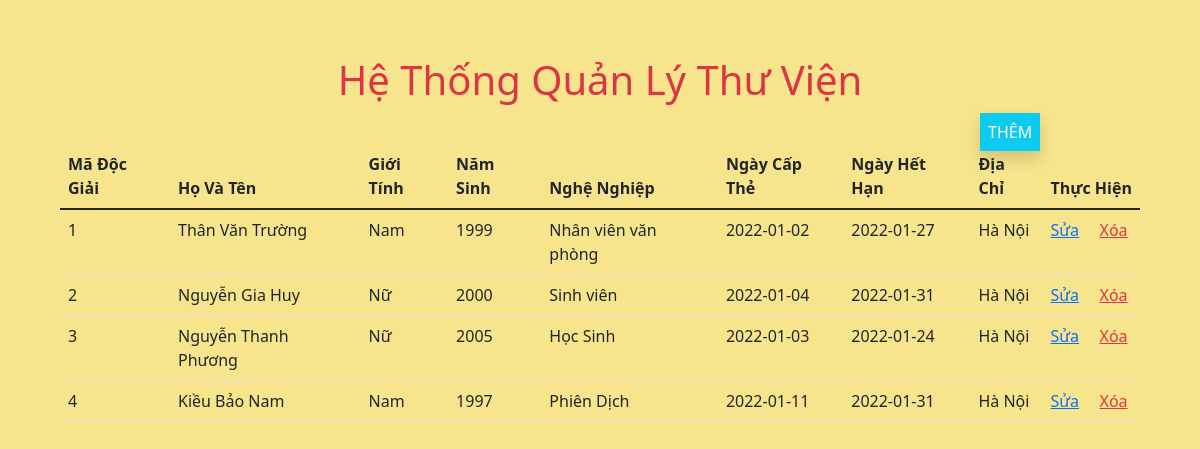
The app's page /src/detail.php with its own data.
### tables this page shows
CREATE TABLE `docgia` (
  `madg` int(20) NOT NULL,
  `hovaten` varchar(60) NOT NULL,
  `gioitinh` varchar(5) NOT NULL,
  `namsinh` int(10) NOT NULL,
  `nghenghiep` varchar(100) NOT NULL,
  `ngaycapthe` date NOT NULL,
  `ngayhethan` date NOT NULL,
  `diachi` varchar(300) NOT NULL
);

### src/detail.php (the view, shortened to what this page needs)
<?php
    include_once("./header_admin.php");
?>
<body>
    <div class="row main mx-5 my-5">
        <div class="col-12">
            <div class="row">
                <div class="col-12">
                    <h1 class="px-2 py-2 text-danger text-center">Hệ Thống Quản Lý Thư Viện</h1>
                </div>
            </div>
            <div class="row">
                <div class="col-4">
                </div>
                <div class="col-4"></div>
                <div class="col-2"></div>
                <div class="col-2"><a href="./add.php" class="bg-info px-2 py-2 text-white text-decoration-none shadow">THÊM</a></div>
            </div>
            <div class="row">
                <div class="col-12">
                    <table class="table">
                        <thead>
                            <tr>
                                <th scope="col">Mã Độc Giải</th>
                                <th scope="col">Họ Và Tên</th>
                                <th scope="col">Giới Tính</th>
                                <th scope="col">Năm Sinh</th>
                                <th scope="col">Nghệ Nghiệp</th>
                                <th scope="col">Ngày Cấp Thẻ</th>
                                <th scope="col">Ngày Hết Hạn</th>
                                <th scope="col">Địa Chỉ</th>
                                <th scope="col" colspan="2">Thực Hiện</th>
                            </tr>
                        </thead>
                        <tbody>
                            <?php
                                include("../config.php");
                                $sql = "SELECT * FROM docgia";
                                $result = mysqli_query($conn,$sql);
                                if(mysqli_num_rows($result) > 0){
                                    while($row = mysqli_fetch_assoc($result)){
                            ?>
                            <tr>
                                <td><?php echo $row['madg'] ;?></td>
                                <td><?php echo $row['hovaten'] ;?></td>
                                <td><?php echo $row['gioitinh'] ;?></td>
                                <td><?php echo $row['namsinh'] ;?></td>
                                <td><?php echo $row['nghenghiep'] ;?></td>
                                <td><?php echo $row['ngaycapthe'] ;?></td>
                                <td><?php echo $row['ngayhethan'] ;?></td>
                                <td><?php echo $row['diachi'] ;?></td>
                                <td><a href="./update.php?madg=<?php echo $row['madg']; ?>">Sửa</a></td>
                                <td><a href="./delete.php?madg=<?php echo $row['madg']; ?>" class="text-danger">Xóa</a></td>
                            </tr>
                            <?php
                                    }
                                }
                            ?>
                        </tbody>
                    </table>
                </div>
            </div>
        </div>
    </div>
</body>
</html>

### css/style.css (style rules this page uses)
html { scroll-behavior: smooth; font-family: 'Moon Dance', cursive !important; }
body { background-color: #f6e58d; display: flex; justify-content: center; }
.main { min-width: 900px; min-height: 600px; ; }

### records on screen
docgia: madg "1", hovaten "Thân Văn Trường", gioitinh "Nam", namsinh "1999", nghenghiep "Nhân viên văn phòng", ngaycapthe "2022-01-02", ngayhethan "2022-01-27", diachi "Hà Nội"
docgia: madg "2", hovaten "Nguyễn Gia Huy", gioitinh "Nữ", namsinh "2000", nghenghiep "Sinh viên", ngaycapthe "2022-01-04", ngayhethan "2022-01-31", diachi "Hà Nội"
docgia: madg "3", hovaten "Nguyễn Thanh Phương", gioitinh "Nữ", namsinh "2005", nghenghiep "Học Sinh", ngaycapthe "2022-01-03", ngayhethan "2022-01-24", diachi "Hà Nội"
docgia: madg "4", hovaten "Kiều Bảo Nam", gioitinh "Nam", namsinh "1997", nghenghiep "Phiên Dịch", ngaycapthe "2022-01-11", ngayhethan "2022-01-31", diachi "Hà Nội"
